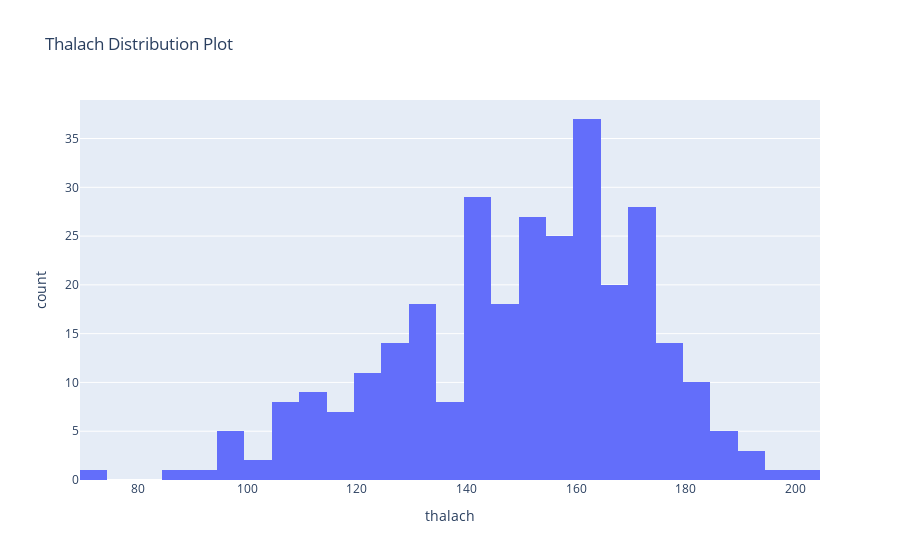

The notebook cell this image was saved under:
### Markdown cell above
<p> The distribution given here shows that the majority of patients fall between 120-140 trestbps, with many outside this bound. Here is skewed right  showing there are a good portion of patients with higher-than-average trestbps. Modeling this will show many in the slightly lower region with outliers in higher region. </p>

### Code cell
#Histogram using bins
densHistFig = px.histogram(X, x="thalach", nbins=40, title="Thalach Distribution Plot")
densHistFig.show()

### Figure 1 — Plotly figure (JSON) as saved in the notebook; plotly's stock layout.template omitted (floating-point values rounded to 4 significant figures; data arrays with more than 128 entries replaced by an {"elided": "..."} marker saying what was removed)
{"data": [{"bingroup": "x", "hovertemplate": "thalach=%{x}<br>count=%{y}<extra></extra>", "legendgroup": "", "marker": {"color": "#636efa", "pattern": {"shape": ""}}, "name": "", "nbinsx": 40, "orientation": "v", "showlegend": false, "type": "histogram", "x": {"elided": "303 int values"}, "xaxis": "x", "yaxis": "y"}], "layout": {"barmode": "relative", "legend": {"tracegroupgap": 0}, "title": {"text": "Thalach Distribution Plot"}, "xaxis": {"anchor": "y", "domain": [0, 1], "title": {"text": "thalach"}}, "yaxis": {"anchor": "x", "domain": [0, 1], "title": {"text": "count"}}}}
